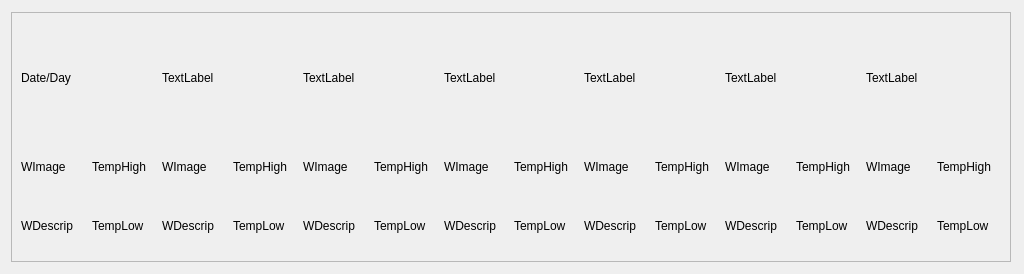
                  <widget class="QWidget" name="scrollAreaWidgetContents_10">
                   <property name="geometry">
                    <rect>
                     <x>0</x>
                     <y>0</y>
                     <width>1024</width>
                     <height>274</height>
                    </rect>
                   </property>
                   <layout class="QVBoxLayout" name="verticalLayout_31">
                    <item>
                     <widget class="QFrame" name="frame_9">
                      <property name="sizePolicy">
                       <sizepolicy hsizetype="Fixed" vsizetype="Fixed">
                        <horstretch>0</horstretch>
                        <verstretch>0</verstretch>
                       </sizepolicy>
                      </property>
                      <property name="minimumSize">
                       <size>
                        <width>1000</width>
                        <height>250</height>
                       </size>
                      </property>
                      <property name="maximumSize">
                       <size>
                        <width>1000</width>
                        <height>250</height>
                       </size>
                      </property>
                      <property name="styleSheet">
                       <string notr="true"/>
                      </property>
                      <property name="frameShape">
                       <enum>QFrame::StyledPanel</enum>
                      </property>
                      <property name="frameShadow">
                       <enum>QFrame::Raised</enum>
                      </property>
                      <layout class="QHBoxLayout" name="horizontalLayout_7">
                       <item>
                        <layout class="QGridLayout" name="gridLayout_37">
                         <item row="0" column="1">
                          <widget class="QLabel" name="label_215">
                           <property name="text">
                            <string>TextLabel</string>
                           </property>
                          </widget>
                         </item>
                         <item row="0" column="4">
                          <widget class="QLabel" name="label_216">
                           <property name="text">
                            <string>TextLabel</string>
                           </property>
                          </widget>
                         </item>
                         <item row="0" column="0">
                          <widget class="QLabel" name="label_217">
                           <property name="text">
                            <string>Date/Day</string>
                           </property>
                          </widget>
                         </item>
                         <item row="0" column="6">
                          <widget class="QLabel" name="label_218">
                           <property name="text">
                            <string>TextLabel</string>
                           </property>
                          </widget>
                         </item>
                         <item row="0" column="5">
                          <widget class="QLabel" name="label_219">
                           <property name="text">
                            <string>TextLabel</string>
                           </property>
                          </widget>
                         </item>
                         <item row="0" column="2">
                          <widget class="QLabel" name="label_220">
                           <property name="text">
                            <string>TextLabel</string>
                           </property>
                          </widget>
                         </item>
                         <item row="1" column="0">
                          <layout class="QGridLayout" name="gridLayout_38">
                           <item row="1" column="1">
                            <widget class="QLabel" name="label_221">
                             <property name="text">
                              <string>TempLow</string>
                             </property>
                            </widget>
                           </item>
                           <item row="1" column="0">
                            <widget class="QLabel" name="label_222">
                             <property name="text">
                              <string>WDescrip</string>
                             </property>
                            </widget>
                           </item>
                           <item row="0" column="0">
                            <widget class="QLabel" name="label_223">
                             <property name="text">
                              <string>WImage</string>
                             </property>
                            </widget>
                           </item>
                           <item row="0" column="1">
                            <widget class="QLabel" name="label_224">
                             <property name="text">
                              <string>TempHigh</string>
                             </property>
                            </widget>
                           </item>
                          </layout>
                         </item>
                         <item row="1" column="1">
                          <layout class="QGridLayout" name="gridLayout_39">
                           <item row="1" column="1">
                            <widget class="QLabel" name="label_225">
                             <property name="text">
                              <string>TempLow</string>
                             </property>
                            </widget>
                           </item>
                           <item row="1" column="0">
                            <widget class="QLabel" name="label_226">
                             <property name="text">
                              <string>WDescrip</string>
                             </property>
                            </widget>
                           </item>
                           <item row="0" column="0">
                            <widget class="QLabel" name="label_227">
                             <property name="text">
                              <string>WImage</string>
                             </property>
                            </widget>
                           </item>
                           <item row="0" column="1">
                            <widget class="QLabel" name="label_228">
                             <property name="text">
                              <string>TempHigh</string>
                             </property>
                            </widget>
                           </item>
                          </layout>
                         </item>
                         <item row="1" column="2">
                          <layout class="QGridLayout" name="gridLayout_40">
                           <item row="1" column="1">
                            <widget class="QLabel" name="label_229">
                             <property name="text">
                              <string>TempLow</string>
                             </property>
                            </widget>
                           </item>
                           <item row="1" column="0">
                            <widget class="QLabel" name="label_230">
                             <property name="text">
                              <string>WDescrip</string>
                             </property>
                            </widget>
                           </item>
                           <item row="0" column="0">
                            <widget class="QLabel" name="label_231">
                             <property name="text">
                              <string>WImage</string>
                             </property>
                            </widget>
                           </item>
                           <item row="0" column="1">
                            <widget class="QLabel" name="label_232">
                             <property name="text">
                              <string>TempHigh</string>
                             </property>
                            </widget>
                           </item>
                          </layout>
                         </item>
                         <item row="1" column="3">
                          <layout class="QGridLayout" name="gridLayout_41">
                           <item row="1" column="1">
                            <widget class="QLabel" name="label_233">
                             <property name="text">
                              <string>TempLow</string>
                             </property>
                            </widget>
                           </item>
                           <item row="1" column="0">
                            <widget class="QLabel" name="label_234">
                             <property name="text">
                              <string>WDescrip</string>
                             </property>
                            </widget>
                           </item>
                           <item row="0" column="0">
                            <widget class="QLabel" name="label_235">
                             <property name="text">
                              <string>WImage</string>
                             </property>
                            </widget>
                           </item>
                           <item row="0" column="1">
                            <widget class="QLabel" name="label_236">
                             <property name="text">
                              <string>TempHigh</string>
                             </property>
                            </widget>
                           </item>
                          </layout>
                         </item>
                         <item row="1" column="4">
                          <layout class="QGridLayout" name="gridLayout_42">
                           <item row="1" column="1">
                            <widget class="QLabel" name="label_237">
                             <property name="text">
                              <string>TempLow</string>
                             </property>
                            </widget>
                           </item>
                           <item row="1" column="0">
                            <widget class="QLabel" name="label_238">
                             <property name="text">
                              <string>WDescrip</string>
                             </property>
                            </widget>
                           </item>
                           <item row="0" column="0">
                            <widget class="QLabel" name="label_239">
                             <property name="text">
                              <string>WImage</string>
                             </property>
                            </widget>
                           </item>
                           <item row="0" column="1">
                            <widget class="QLabel" name="label_240">
                             <property name="text">
                              <string>TempHigh</string>
                             </property>
                            </widget>
                           </item>
                          </layout>
                         </item>
                         <item row="1" column="5">
                          <layout class="QGridLayout" name="gridLayout_43">
                           <item row="1" column="1">
                            <widget class="QLabel" name="label_241">
                             <property name="text">
                              <string>TempLow</string>
                             </property>
                            </widget>
                           </item>
                           <item row="1" column="0">
                            <widget class="QLabel" name="label_242">
                             <property name="text">
                              <string>WDescrip</string>
                             </property>
                            </widget>
                           </item>
                           <item row="0" column="0">
                            <widget class="QLabel" name="label_243">
                             <property name="text">
                              <string>WImage</string>
                             </property>
                            </widget>
                           </item>
                           <item row="0" column="1">
                            <widget class="QLabel" name="label_244">
                             <property name="text">
                              <string>TempHigh</string>
                             </property>
                            </widget>
                           </item>
                          </layout>
                         </item>
                         <item row="1" column="6">
                          <layout class="QGridLayout" name="gridLayout_44">
                           <item row="1" column="1">
                            <widget class="QLabel" name="label_245">
                             <property name="text">
                              <string>TempLow</string>
                             </property>
                            </widget>
                           </item>
                           <item row="1" column="0">
                            <widget class="QLabel" name="label_246">
                             <property name="text">
                              <string>WDescrip</string>
                             </property>
                            </widget>
                           </item>
                           <item row="0" column="0">
                            <widget class="QLabel" name="label_247">
                             <property name="text">
                              <string>WImage</string>
                             </property>
                            </widget>
                           </item>
                           <item row="0" column="1">
                            <widget class="QLabel" name="label_248">
                             <property name="text">
                              <string>TempHigh</string>
                             </property>
                            </widget>
                           </item>
                          </layout>
                         </item>
                         <item row="0" column="3">
                          <widget class="QLabel" name="label_249">
                           <property name="text">
                            <string>TextLabel</string>
                           </property>
                          </widget>
                         </item>
                        </layout>
                       </item>
                      </layout>
                     </widget>
                    </item>
                   </layout>
                  </widget>
